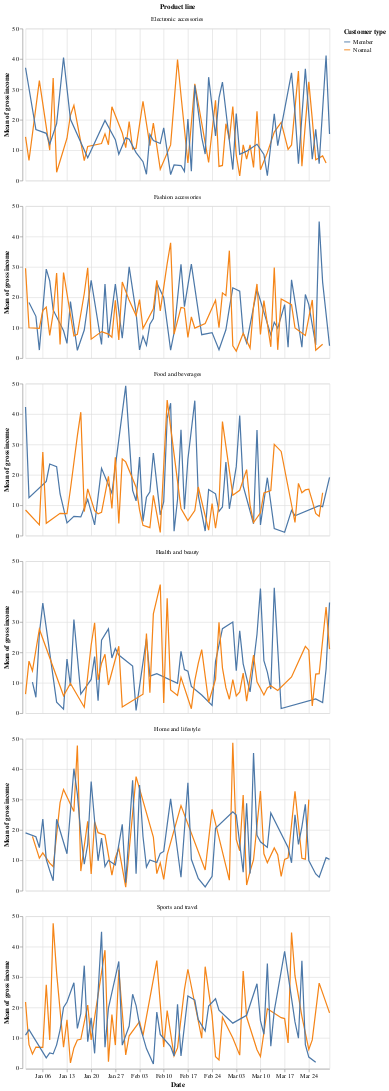

The code cell stored with this chart in its notebook:
### Markdown cell above
#### Differences of Interest Across Categories

Categories to Check Across KPIs:
- ['Branch', 'City', 'Customer type', 'Gender', 'Product line', 'Payment']

KPIs:
- ['Unit price', 'Quantity', 'Total', 'cogs', 'gross income', 'Rating']

### Code cell
line = alt.Chart(walmart_df).mark_line().encode(
    x = 'Date:T',
    y = 'mean(gross income)',
    color='Customer type'
).properties(width = 500, height = 250).facet('Product line:N', columns=1)

line

### Figure 1 — Vega specification as saved in the notebook (floating-point values rounded to 4 significant figures; data arrays with more than 128 entries replaced by an {"elided": "..."} marker saying what was removed)
{"$schema": "https://vega.github.io/schema/vega/v5.json", "data": [{"name": "source_0", "values": {"elided": "655 records"}, "transform": [{"type": "formula", "expr": "toDate(datum['Date'])", "as": "Date"}]}, {"name": "facet_domain", "values": [{"Product line": "Health and beauty", "count": 102}, {"Product line": "Electronic accessories", "count": 108}, {"Product line": "Home and lifestyle", "count": 109}, {"Product line": "Sports and travel", "count": 112}, {"Product line": "Food and beverages", "count": 108}, {"Product line": "Fashion accessories", "count": 116}]}, {"name": "facet_domain_row", "values": [{"data": 0.0}, {"data": 1.0}, {"data": 2.0}, {"data": 3.0}, {"data": 4.0}, {"data": 5.0}]}, {"name": "facet_domain_column", "transform": [{"type": "sequence", "start": 0.0, "stop": {"signal": "min(length(data(\"facet_domain\")), 1)"}}]}, {"name": "source_0_y_domain_mean_gross income", "values": [{"min": 0.9165, "max": 49.26}]}, {"name": "source_0_color_domain_Customer type", "values": [{"Customer type": "Member"}, {"Customer type": "Normal"}]}], "signals": [{"name": "child_width", "value": 500}, {"name": "child_height", "value": 250}], "marks": [{"type": "group", "name": "facet-title", "title": {"text": "Product line", "style": "guide-title", "offset": 10}, "role": "column-title"}, {"type": "group", "name": "row_header", "from": {"data": "facet_domain_row"}, "encode": {"update": {"height": {"signal": "child_height"}}}, "axes": [{"scale": "y", "labelOverlap": true, "orient": "left", "grid": false, "tickCount": {"signal": "ceil(child_height/40)"}, "zindex": 0, "title": "Mean of gross income"}], "role": "row-header"}, {"type": "group", "name": "column_footer", "from": {"data": "facet_domain_column"}, "encode": {"update": {"width": {"signal": "child_width"}}}, "axes": [{"scale": "x", "orient": "bottom", "tickCount": {"signal": "ceil(child_width/40)"}, "grid": false, "zindex": 0, "labelOverlap": true, "labelFlush": true, "title": "Date"}], "role": "column-footer"}, {"type": "group", "name": "cell", "from": {"facet": {"data": "source_0", "name": "facet", "groupby": ["Product line"]}}, "sort": {"field": ["datum[\"Product line\"]"], "order": ["ascending"]}, "encode": {"update": {"width": {"signal": "child_width"}, "height": {"signal": "child_height"}}}, "marks": [{"type": "group", "name": "child_pathgroup", "from": {"facet": {"data": "facet", "name": "faceted_path_child_main", "groupby": ["Customer type"]}}, "encode": {"update": {"height": {"field": {"signal": null, "datum": null, "group": "height", "parent": null}}, "width": {"field": {"signal": null, "datum": null, "group": "width", "parent": null}}}}, "marks": [{"type": "line", "name": "child_marks", "from": {"data": "faceted_path_child_main"}, "sort": {"field": "x"}, "encode": {"update": {"stroke": {"field": "Customer type", "scale": "color"}, "x": {"field": "Date", "scale": "x"}, "y": {"field": "mean_gross income", "scale": "y"}, "defined": {"signal": "isValid(datum[\"Date\"]) && isFinite(+datum[\"Date\"]) && isValid(datum[\"mean_gross income\"]) && isFinite(+datum[\"mean_gross income\"])"}}}, "style": ["line"]}]}], "axes": [{"scale": "x", "orient": "bottom", "gridScale": "y", "labels": false, "aria": false, "maxExtent": 0, "minExtent": 0, "ticks": false, "domain": false, "grid": true, "tickCount": {"signal": "ceil(child_width/40)"}, "zindex": 0}, {"scale": "y", "domain": false, "gridScale": "x", "maxExtent": 0, "labels": false, "minExtent": 0, "ticks": false, "zindex": 0, "tickCount": {"signal": "ceil(child_height/40)"}, "aria": false, "orient": "left", "grid": true}], "title": {"text": {"signal": "isValid(parent[\"Product line\"]) ? parent[\"Product line\"] : \"\"+parent[\"Product line\"]"}, "frame": "group", "offset": 10, "style": "guide-label"}, "style": "cell"}], "scales": [{"name": "x", "type": "time", "domain": {"data": "source_0", "field": "Date"}, "range": [0, {"signal": "child_width"}]}, {"name": "y", "type": "linear", "domain": [{"signal": "(data(\"source_0_y_domain_mean_gross income\")[0] || {}).min"}, {"signal": "(data(\"source_0_y_domain_mean_gross income\")[0] || {}).max"}], "range": [{"signal": "child_height"}, 0], "nice": true, "zero": true}, {"name": "color", "type": "ordinal", "domain": {"data": "source_0_color_domain_Customer type", "field": "Customer type", "sort": true}, "range": "category"}], "layout": {"padding": 20, "bounds": "full", "align": "all", "columns": 1}, "padding": 5, "legends": [{"stroke": "color", "symbolType": "stroke", "title": "Customer type"}], "background": "white"}
